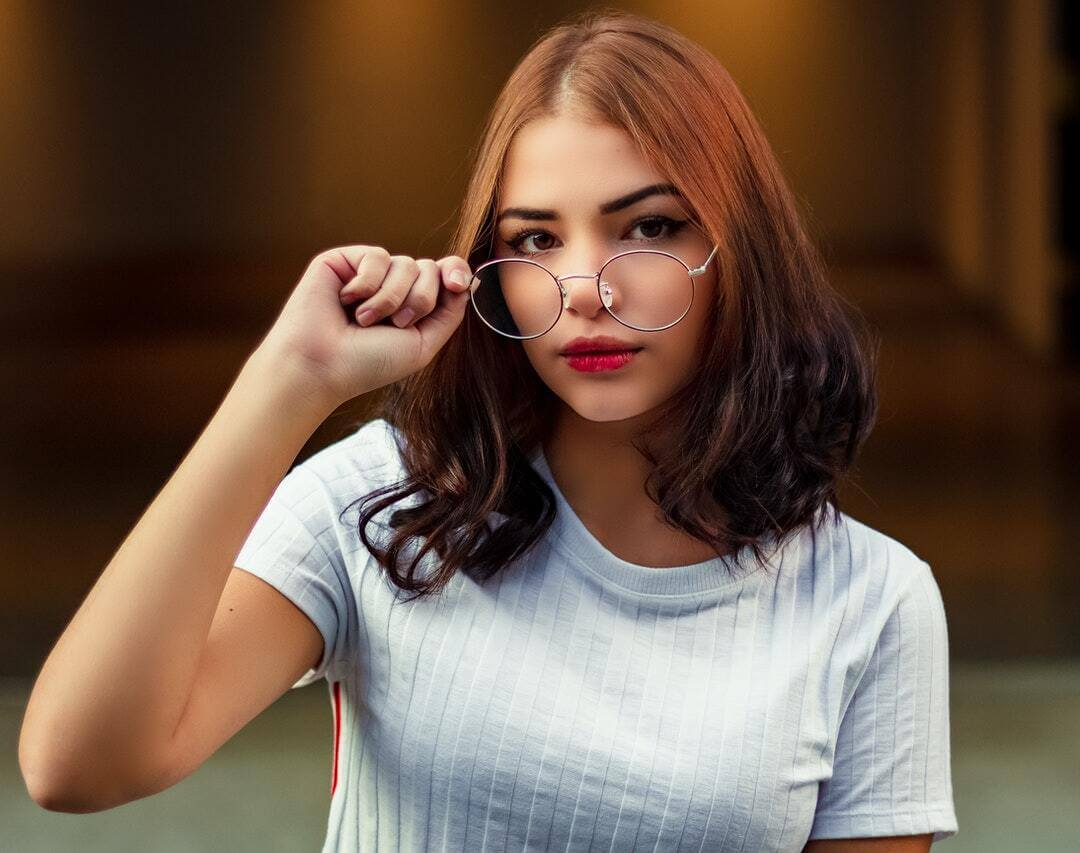
#> input picture img/about.jpg, 1080 x 853 px, given in place of photo.jpg, which was not available
$ jupyter execute apple__ip_29_april.ipynb   (shell and % lines are left out)   (Python 2 division)   (text cells are left out)
#> lines starting #> are read from the running program, lines starting #| are printed output that depends on the picture; pictures that were not available may be replaced by others from this repository, and a replacement may not be noted
[cell 1]
from IPython.display import display, Javascript
from google.colab.output import eval_js
from base64 import b64decode

def take_photo(filename='photo.jpg', quality=0.8):
  js = Javascript('''
    async function takePhoto(quality) {
      const div = document.createElement('div');
      const capture = document.createElement('button');
      capture.textContent = 'Capture';
      div.appendChild(capture);

      const video = document.createElement('video');
      video.style.display = 'block';
      const stream = await navigator.mediaDevices.getUserMedia({video: true});

      document.body.appendChild(div);
      div.appendChild(video);
      video.srcObject = stream;
      await video.play();

      // Resize the output to fit the video element.
      google.colab.output.setIframeHeight(document.documentElement.scrollHeight, true);

      // Wait for Capture to be clicked.
      await new Promise((resolve) => capture.onclick = resolve);

      const canvas = document.createElement('canvas');
      canvas.width = video.videoWidth;
      canvas.height = video.videoHeight;
      canvas.getContext('2d').drawImage(video, 0, 0);
      stream.getVideoTracks()[0].stop();
      div.remove();
      return canvas.toDataURL('image/jpeg', quality);
    }
    ''')
  display(js)
  data = eval_js('takePhoto({})'.format(quality))
  binary = b64decode(data.split(',')[1])
  with open(filename, 'wb') as f:
    f.write(binary)
  return filename

[cell 2]
from IPython.display import Image


try:
  filename = take_photo()
  print('Saved to {}'.format(filename))


  # Show the image which was just taken.
  display(Image(filename))
except Exception as err:
  # Errors will be thrown if the user does not have a webcam or if they do not
  # grant the page permission to access it.
  print(str(err))

[cell 3]
import cv2
import matplotlib.pyplot as plt
from google.colab.patches import cv2_imshow
from PIL import Image, ImageEnhance

sample1=Image.open('photo.jpg')
#> sample1 is the input picture: PIL image 1080x853 RGB; mean R, G, B 110.1, 88.1, 72.9
sample1=ImageEnhance.Color(sample1)
sample1.enhance(2.0).show()
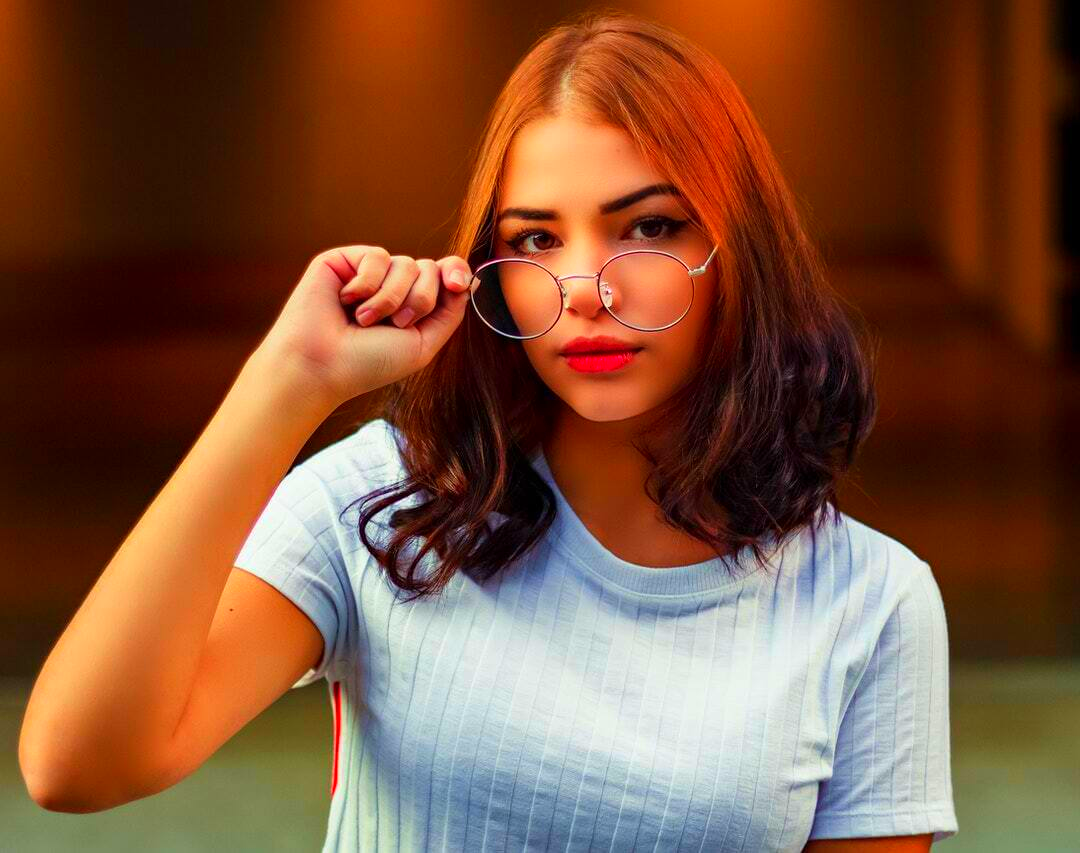
#> shown: PIL image 1080x853 RGB; mean R, G, B 126.9, 83.3, 59.2
sample1.enhance(2.0).save('sample1.png')

[cell 4]
from IPython.display import Image

try:
  filename = take_photo()

  print('Saved to {}'.format(filename))

  # Show the image which was just taken.
  display(Image(filename))
except Exception as err:
  # Errors will be thrown if the user does not have a webcam or if they do not
  # grant the page permission to access it.
  print(str(err))

[cell 5]
import cv2
import matplotlib.pyplot as plt
from google.colab.patches import cv2_imshow
from PIL import Image, ImageEnhance

sample2=Image.open('photo.jpg')
sample2=ImageEnhance.Color(sample2)
sample2.enhance(2.0).show()
sample2.enhance(2.0).save('sample2.png')

[cell 6]
from IPython.display import Image

try:
  filename = take_photo()

  print('Saved to {}'.format(filename))

  # Show the image which was just taken.
  display(Image(filename))
except Exception as err:
  # Errors will be thrown if the user does not have a webcam or if they do not
  # grant the page permission to access it.
  print(str(err))

[cell 7]
import cv2
import matplotlib.pyplot as plt
from google.colab.patches import cv2_imshow
from PIL import Image, ImageEnhance

sample3=Image.open('photo.jpg')
sample3=ImageEnhance.Color(sample3)
sample3.enhance(2.0).show()
sample3.enhance(2.0).save('sample3.png')

[cell 8]
from IPython.display import Image

try:
  filename = take_photo()

  print('Saved to {}'.format(filename))

  # Show the image which was just taken.
  display(Image(filename))
except Exception as err:
  # Errors will be thrown if the user does not have a webcam or if they do not
  # grant the page permission to access it.
  print(str(err))

[cell 9]
import cv2
import matplotlib.pyplot as plt
from google.colab.patches import cv2_imshow
from PIL import Image, ImageEnhance

img2=Image.open('photo.jpg')
img2=ImageEnhance.Color(img2)
img2.enhance(2.0).show()
img2.enhance(2.0).save('input.png')

[cell 10]
img1 = cv2.imread('sample1.png')
img2 = cv2.imread('input.png')
img3 = cv2.imread('sample2.png')
img4 = cv2.imread('sample3.png')

img1 = cv2.cvtColor(img1, cv2.COLOR_BGR2GRAY)
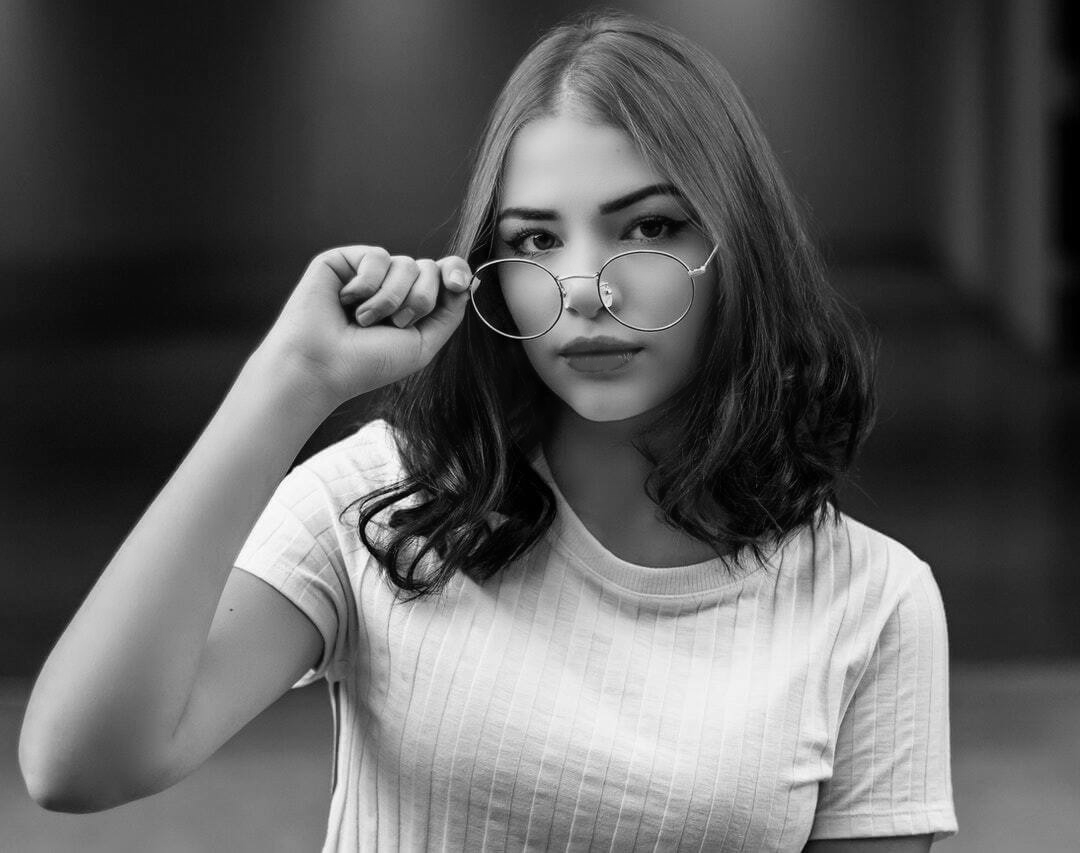
#> img1: shape (853, 1080); min 0, max 254, mean 93.6
img2 = cv2.cvtColor(img2, cv2.COLOR_BGR2GRAY)
img3 = cv2.cvtColor(img3, cv2.COLOR_BGR2GRAY)
img4 = cv2.cvtColor(img4, cv2.COLOR_BGR2GRAY)

[cell 11]
#sift
sift = cv2.xfeatures2d.SIFT_create()

keypoints_1, descriptors_1 = sift.detectAndCompute(img1,None)
#> keypoints_1 = 1171 keypoints; strongest (x, y, size): (408, 503, 9), (374, 455, 41.8), (289, 471, 3.2), (365, 519, 8.4)
keypoints_2, descriptors_2 = sift.detectAndCompute(img2,None)
#> keypoints_2 has the same summary as keypoints_1

#feature matching
bf = cv2.BFMatcher(cv2.NORM_L1, crossCheck=True)

matches = bf.match(descriptors_1,descriptors_2)
#> matches = 1171 matches
matches = sorted(matches, key = lambda x:x.distance)

img5 = cv2.drawMatches(img1, keypoints_1, img2, keypoints_2, matches[:100], img2, flags=2)
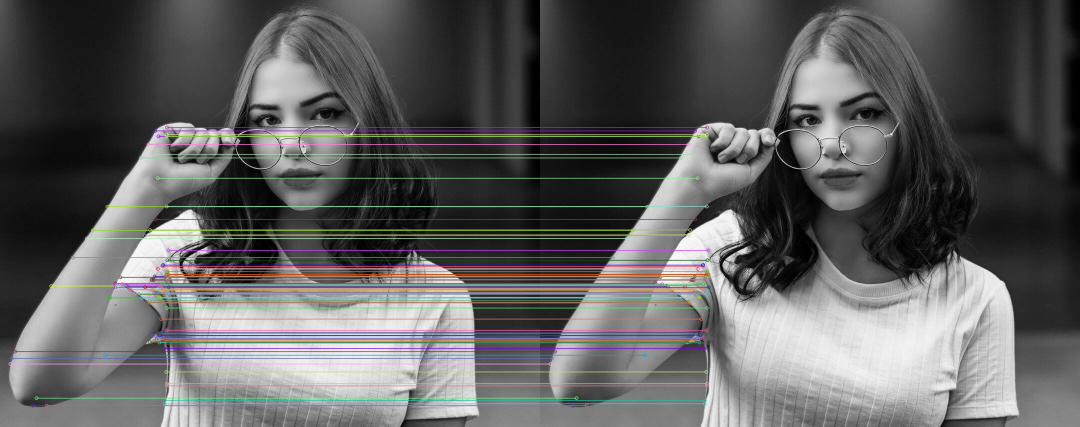
#> img5: shape (853, 2160, 3) (shown at 1/2 size); mean of channels 0, 1, 2 94.5, 94.4, 94.9; drawn as B, G, R
plt.imshow(img5),plt.show()
#> (this line was passed over: IPython is not available in this run)

[cell 12]
print(len(matches))
#| 1171
val1=len(matches)
#> val1 = 1171

[cell 13]
#sift
sift = cv2.xfeatures2d.SIFT_create()

keypoints_1, descriptors_1 = sift.detectAndCompute(img3,None)
keypoints_2, descriptors_2 = sift.detectAndCompute(img2,None)

#feature matching
bf = cv2.BFMatcher(cv2.NORM_L1, crossCheck=True)

matches = bf.match(descriptors_1,descriptors_2)
matches = sorted(matches, key = lambda x:x.distance)

img7 = cv2.drawMatches(img3, keypoints_1, img2, keypoints_2, matches[:100], img2, flags=2)
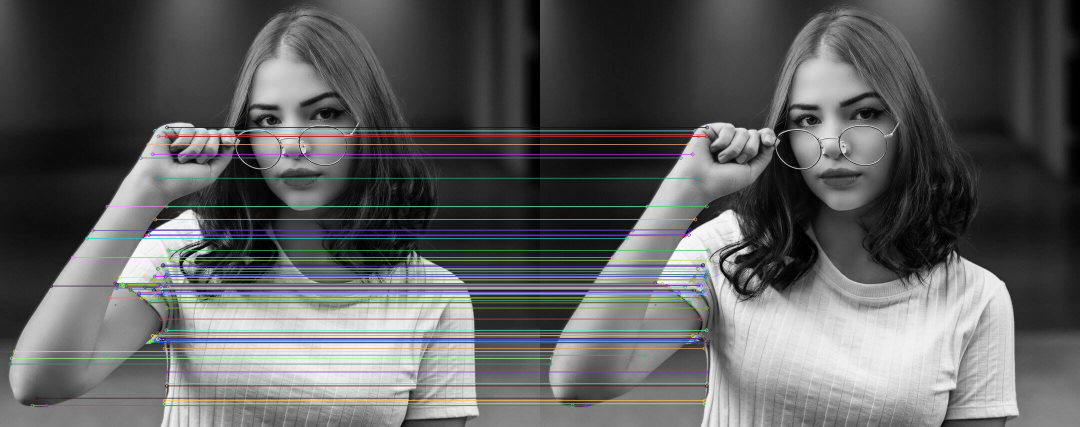
#> img7: shape (853, 2160, 3) (shown at 1/2 size); mean of channels 0, 1, 2 94.3, 94, 93.5; drawn as B, G, R
plt.imshow(img7),plt.show()
#> (this line was passed over: IPython is not available in this run)

[cell 14]
print(len(matches))
#| 1171
val2=len(matches)
#> val2 = 1171

[cell 15]
#sift
sift = cv2.xfeatures2d.SIFT_create()

keypoints_1, descriptors_1 = sift.detectAndCompute(img4,None)
keypoints_2, descriptors_2 = sift.detectAndCompute(img2,None)

#feature matching
bf = cv2.BFMatcher(cv2.NORM_L1, crossCheck=True)

matches = bf.match(descriptors_1,descriptors_2)
matches = sorted(matches, key = lambda x:x.distance)

img8 = cv2.drawMatches(img4, keypoints_1, img2, keypoints_2, matches[:100], img2, flags=2)
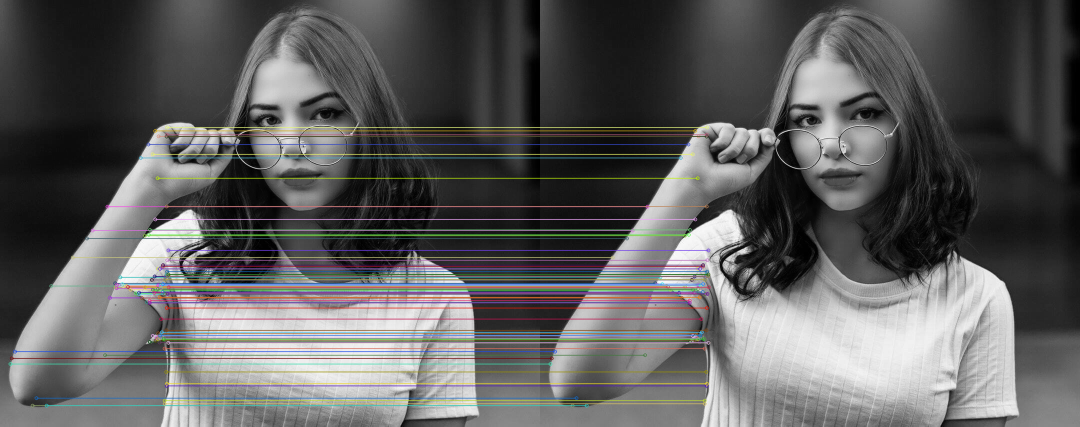
#> img8: shape (853, 2160, 3) (shown at 1/2 size); mean of channels 0, 1, 2 93.5, 93.7, 94.1; drawn as B, G, R
plt.imshow(img8),plt.show()
#> (this line was passed over: IPython is not available in this run)

[cell 16]
print(len(matches))
#| 1171
val3=len(matches)
#> val3 = 1171

[cell 17]
print("Macthes with sample 1=", val1)
#| Macthes with sample 1= 1171
print("Macthes with sample 2=", val2)
#| Macthes with sample 2= 1171
print("Macthes with sample 3=", val3)
#| Macthes with sample 3= 1171

[cell 18]
if(val1>val2):
  if(val3>val1):
    max=val3
  else:
    max=val1
elif(val3>val2):
  max=val3
else:
  max=val2
#> max = 1171

print("Max matches is", max)
#| Max matches is 1171
